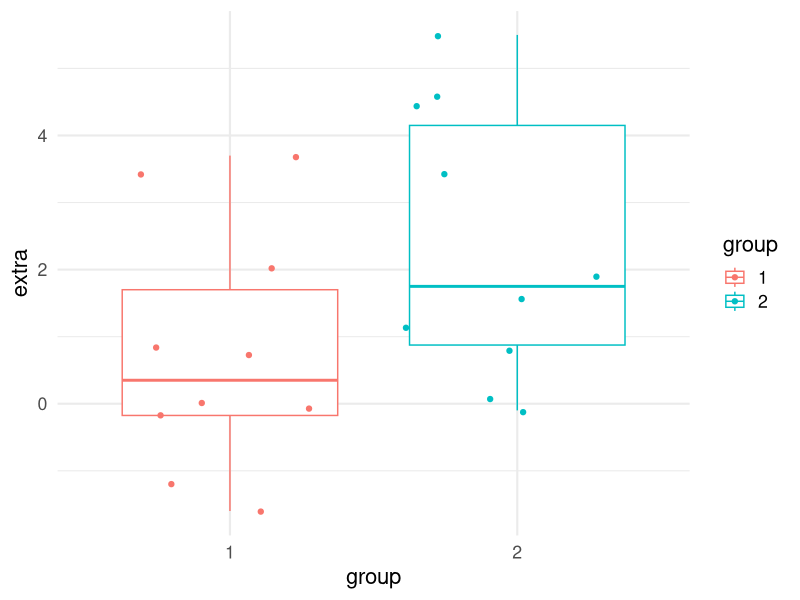

Write the R code that produced this figure.
## ---- chunk 1
knitr::opts_chunk$set(echo = TRUE)
## ---- chunk 2
summary(cars)
## ---- chunk 3
library(ggplot2)
ggplot(data = sleep, aes(x = group, y = extra, color = group)) +
  geom_boxplot() +
  geom_jitter() +
  theme_minimal(base_size = 16)
## ---- chunk 4
# automatically create a bib database for R packages
bib <- knitr::write_bib(
  x = c(
    .packages(), "knitr", "rmarkdown", "bookdown"
  ), file = NULL, prefix = ""
)
bib <- unlist(bib)
# remove the ugly single quotes required by CRAN policy
bib <- gsub("(\\\n)", " ", bib)
xfun::write_utf8(bib, "packages.bib")
